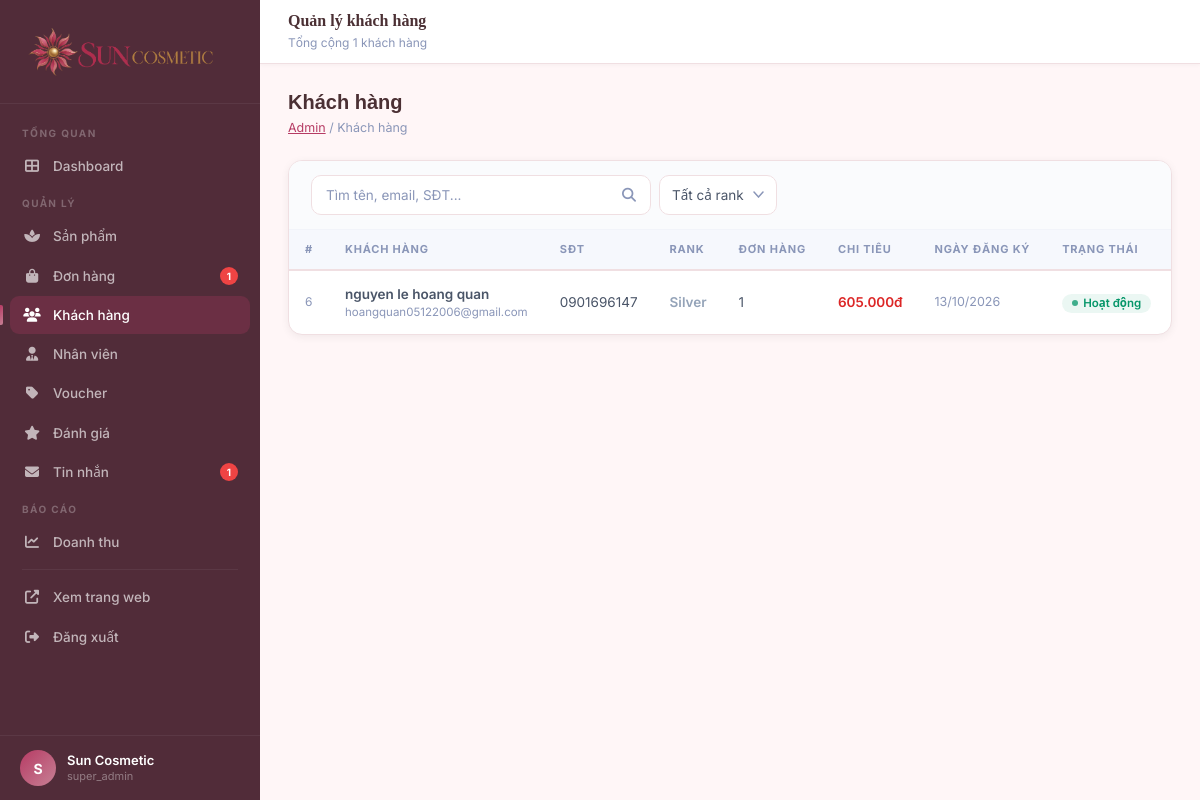
Screenshot of /admin/customers (signed in) with the database file from the repository.
### tables this page shows
CREATE TABLE `nguoi_dung` (
  `id` int(11) NOT NULL AUTO_INCREMENT,
  `ho_ten` varchar(100) NOT NULL,
  `thu_dien_tu` varchar(100) NOT NULL,
  `mat_khau` varchar(255) DEFAULT NULL,
  `so_dien_thoai` varchar(20) DEFAULT NULL,
  `anh_dai_dien` varchar(255) DEFAULT NULL,
  `ngay_sinh` date DEFAULT NULL,
  `gioi_tinh` enum('male','female','other') DEFAULT NULL,
  `dia_chi` text DEFAULT NULL,
  `hang` enum('silver','gold','diamond') DEFAULT 'silver',
  `tong_chi_tieu` decimal(15,2) DEFAULT 0.00,
  `tong_don_hang` int(11) DEFAULT 0,
  `id_google` varchar(100) DEFAULT NULL,
  `ma_dat_lai` varchar(100) DEFAULT NULL,
  `han_dat_lai` datetime DEFAULT NULL,
  `trang_thai` enum('active','blocked') DEFAULT 'active',
  `ngay_tao` timestamp NOT NULL DEFAULT current_timestamp(),
  `ngay_cap_nhat` timestamp NOT NULL DEFAULT current_timestamp() ON UPDATE current_timestamp(),
  PRIMARY KEY (`id`),
  UNIQUE KEY `thu_dien_tu` (`thu_dien_tu`),
  KEY `idx_thu_dien_tu` (`thu_dien_tu`),
  KEY `idx_google` (`id_google`)
);

### controllers/DieuKhienQuanTri.php (called while the page is built, shortened)
<?php
class DieuKhienQuanTri {
    public function customers() {
        require_once ROOT_PATH . '/models/NguoiDung.php';
        $nguoiDungModel = new NguoiDung();
        $search  = trim($_GET['search'] ?? '');
        $rank    = trim($_GET['rank']   ?? '');
        $customers = $nguoiDungModel->adminGetAll($search, $rank);
        require_once ROOT_PATH . '/views/quan_tri/khach_hang.php';
    }
}

### config/co_so_du_lieu.php (called while the page is built, shortened)
<?php
class Database
{
    private static $instance = null;
    private $pdo;
    private function __construct()
    {
        $dsn = "mysql:host=" . DB_HOST . ";dbname=" . DB_NAME . ";charset=" . DB_CHARSET;
        $options = [
            PDO::ATTR_ERRMODE => PDO::ERRMODE_EXCEPTION,
            PDO::ATTR_DEFAULT_FETCH_MODE => PDO::FETCH_ASSOC,
            PDO::ATTR_EMULATE_PREPARES => false,
        ];
        try {
            $this->pdo = new PDO($dsn, DB_USER, DB_PASS, $options);
        } catch (PDOException $e) {
            if (DEBUG) {
                die("Database connection failed: " . $e->getMessage());
            } else {
                die("Database connection failed.");
            }
        }
    }
    public static function getInstance()
    {
        if (self::$instance === null) {
            self::$instance = new self();
        }
        return self::$instance;
    }
    public function query($sql, $params = [])
    {
        $stmt = $this->pdo->prepare($sql);
        $stmt->execute($params);
        return $stmt;
    }
    public function fetchAll($sql, $params = [])
    {
        return $this->query($sql, $params)->fetchAll();
    }
}
function db()
{
    return Database::getInstance();
}

### models/NguoiDung.php (called while the page is built, shortened)
<?php
class NguoiDung {
    private $db;
    public function __construct() {
        $this->db = db();
    }
    public function adminGetAll($search = '', $filterRank = '') {
        $sql = "SELECT * FROM nguoi_dung WHERE 1=1";
        $params = [];
        $sql .= " ORDER BY ngay_tao DESC";
        return $this->db->fetchAll($sql, $params);
    }
}

### thu_vien/ham.php (called while the page is built, shortened)
<?php
function formatPrice($amount) {
    return number_format($amount, 0, ',', '.') . 'đ';
}

### views/quan_tri/khach_hang.php (the view, shortened to what this page needs)
<?php
$rankLabel = ['silver'=>'Silver','gold'=>'Gold','diamond'=>'Diamond'];
$rankColor = ['silver'=>'#94a3b8','gold'=>'#f59e0b','diamond'=>'#06b6d4'];
?>
<!DOCTYPE html>
<html lang="vi">
<head>
    <link href="https://cdn.jsdelivr.net/npm/bootstrap@5.3.0/dist/css/bootstrap.min.css" rel="stylesheet">
    <link href="https://cdnjs.cloudflare.com/ajax/libs/font-awesome/6.4.0/css/all.min.css" rel="stylesheet">
    <link rel="stylesheet" href="<?= ASSETS_URL ?>/css/admin.css">
<link rel="stylesheet" href="<?= ASSETS_URL ?>/css/sun-cosmetic.css?v=<?= filemtime(ROOT_PATH.'/assets/css/sun-cosmetic.css') ?>"></head>
<body>
<div class="admin-wrapper">
<?php include __DIR__ . '/_thanh_ben.php'; ?>
<div class="admin-main">
    <header class="admin-topbar">
        <div class="admin-topbar-title">
            <h5>Quản lý khách hàng</h5>
            <small>Tổng cộng <?= number_format(count($customers ?? [])) ?> khách hàng</small>
        </div>
    </header>
    <div class="admin-content">
        <div class="admin-page-header">
            <div>
                <h4 class="admin-page-title">Khách hàng</h4>
                <div class="admin-page-breadcrumb"><a href="<?= SITE_URL ?>/admin">Admin</a> / Khách hàng</div>
            </div>
        </div>
        <div class="admin-card">
            <div class="admin-toolbar">
                <form method="GET" class="d-flex gap-2 flex-wrap" style="flex:1;">
                    <div class="admin-search-wrap">
                        <input type="text" name="search" placeholder="Tìm tên, email, SĐT..."
                               value="<?= htmlspecialchars($_GET['search'] ?? '') ?>">
                        <button type="submit"><i class="fas fa-search"></i></button>
                    </div>
                    <select name="rank" class="admin-select" onchange="this.form.submit()">
                        <option value="">Tất cả rank</option>
                    </select>
                </form>
            </div>
            <div class="admin-table-wrap">
                <table class="admin-table">
                    <thead><tr>
                        <th>#</th><th>Khách hàng</th><th>SĐT</th><th>Rank</th>
                        <th>Đơn hàng</th><th>Chi tiêu</th><th>Ngày đăng ký</th><th>Trạng thái</th><th>Thao tác</th>
                    </tr></thead>
                    <tbody>
                    <?php if (!empty($customers)): foreach ($customers as $c): ?>
                    <tr>
                        <td style="color:#8a96b8;font-size:12px;"><?= $c['id'] ?></td>
                        <td>
                            <div style="font-weight:600;"><?= htmlspecialchars($c['ho_ten']) ?></div>
                            <div style="font-size:11.5px;color:#8a96b8;"><?= htmlspecialchars($c['thu_dien_tu']) ?></div>
                        </td>
                        <td><?= htmlspecialchars($c['so_dien_thoai'] ?? '—') ?></td>
                        <td>
                            <span style="color:<?= $rankColor[$c['hang']] ?? '#94a3b8' ?>;font-weight:600;">
                                <?= $rankLabel[$c['hang']] ?? $c['hang'] ?>
                            </span>
                        </td>
                        <td><?= number_format($c['tong_don_hang']) ?></td>
                        <td style="font-weight:600;color:#dc2626;"><?= formatPrice($c['tong_chi_tieu']) ?></td>
                        <td style="font-size:12.5px;color:#8a96b8;"><?= date('d/m/Y', strtotime($c['ngay_tao'])) ?></td>
                        <td>
                            <span class="badge-status <?= $c['trang_thai'] ?>">
                                <?= $c['trang_thai'] === 'active' ? 'Hoạt động' : 'Bị khóa' ?>
                            </span>
                        </td>
                        <td>
                        </td>
                    </tr>
                    <?php endforeach; endif; ?>
                    </tbody>
                </table>
            </div>
        </div>
    </div>
</div>
</div>
</body></html>

### assets/css/admin.css (style rules this page uses)
:root { --adm-sidebar-w: 260px; --adm-sidebar-bg: #111827; --adm-header-h: 64px; --adm-content-bg: #f0f4fb; --adm-card-bg: #ffffff; --adm-border: #e5eaf4; --adm-text: #1e2a3b; --adm-text-2: #4a5568; --adm-text-muted: #8a96b8; --adm-primary: #b63b64; --adm-primary-lt: rgba(182,59,100,.1); --adm-green: #059669; --adm-amber: #d97706; --adm-red: #dc2626; --adm-purple: #7c3aed; --adm-radius: 14px; --adm-shadow-sm: 0 2px 8px rgba(0,0,0,.06); --adm-shadow-md: 0 4px 18px rgba(0,0,0,.09); --adm-shadow-lg: 0 12px 40px rgba(0,0,0,.13); }
.admin-wrapper *, .admin-wrapper *::before, .admin-wrapper *::after { box-sizing: border-box; }
.admin-wrapper { display: flex; min-height: 100vh; background: var(--adm-content-bg); font-family: 'Inter', system-ui, -apple-system, sans-serif; font-size: 14px; color: var(--adm-text); }
.admin-main { margin-left: var(--adm-sidebar-w); flex: 1; min-width: 0; max-width: calc(100% - var(--adm-sidebar-w)); display: flex; flex-direction: column; min-height: 100vh; }
.admin-topbar { background: #fff; height: var(--adm-header-h); border-bottom: 1px solid var(--adm-border); position: sticky; top: 0; z-index: 100; display: flex; align-items: center; padding: 0 28px; gap: 16px; box-shadow: 0 1px 4px rgba(0,0,0,.04); flex-shrink: 0; }
.admin-topbar-title { flex: 1; }
.admin-topbar-title h5 { font-size: 16px; font-weight: 700; color: var(--adm-text); margin: 0; line-height: 1.2; }
.admin-topbar-title small { font-size: 12px; color: var(--adm-text-muted); }
.admin-content { padding: 26px 28px; flex: 1; }
.admin-page-header { display: flex; justify-content: space-between; align-items: flex-start; margin-bottom: 22px; flex-wrap: wrap; gap: 14px; }
.admin-page-title { font-size: 20px; font-weight: 700; color: var(--adm-text); margin: 0; }
.admin-page-breadcrumb { font-size: 12.5px; color: var(--adm-text-muted); margin-top: 5px; }
.admin-page-breadcrumb a { color: var(--adm-primary); }
.admin-card { background: var(--adm-card-bg); border-radius: var(--adm-radius); border: 1px solid var(--adm-border); box-shadow: var(--adm-shadow-sm); overflow: hidden; margin-bottom: 22px; }
.admin-table-wrap { overflow-x: auto; }
.admin-table { width: 100%; border-collapse: collapse; }
.admin-table thead tr { background: #f6f8fd; border-bottom: 2px solid var(--adm-border); }
.admin-table th { padding: 11px 16px; font-size: 11px; font-weight: 700; text-transform: uppercase; letter-spacing: .8px; color: var(--adm-text-muted); white-space: nowrap; }
.admin-table td { padding: 13px 16px; font-size: 13.5px; color: var(--adm-text-2); border-bottom: 1px solid #f2f4fa; vertical-align: middle; }
.admin-table tbody tr:last-child td { border-bottom: none; }
.badge-status { display: inline-flex; align-items: center; gap: 5px; padding: 4px 10px; border-radius: 20px; font-size: 11.5px; font-weight: 600; white-space: nowrap; line-height: 1; }
.badge-status::before { content: ''; width: 6px; height: 6px; border-radius: 50%; background: currentColor; opacity: .75; }
.badge-status.active, .badge-status.completed { background: rgba(5,150,105,.08); color: #059669; }
.admin-toolbar { display: flex; align-items: center; gap: 10px; flex-wrap: wrap; padding: 14px 22px; border-bottom: 1px solid #f2f4fa; background: #fafbfd; }
.admin-search-wrap { display: flex; background: #fff; border: 1.5px solid var(--adm-border); border-radius: 10px; overflow: hidden; flex: 1; max-width: 340px; }
.admin-search-wrap input { flex: 1; border: none; background: transparent; padding: 9px 14px; font-size: 13.5px; color: var(--adm-text); outline: none; }
.admin-search-wrap input::placeholder { color: var(--adm-text-muted); }
.admin-search-wrap button { background: transparent; border: none; padding: 0 14px; color: var(--adm-text-muted); cursor: pointer; transition: color .2s; }
.admin-select { border: 1.5px solid var(--adm-border); background: #fff; color: var(--adm-text-2); padding: 9px 32px 9px 12px; border-radius: 10px; font-size: 13.5px; outline: none; cursor: pointer; appearance: none; background-repeat: no-repeat; background-position: right 12px center; transition: border-color .2s; font-family: inherit; }

### rows the page displays
nguoi_dung: id "6", ho_ten "nguyen le hoang quan", thu_dien_tu "hoangquan05122006@gmail.com", so_dien_thoai "0901696147", hang "Silver", tong_don_hang "1", tong_chi_tieu "605.000đ", ngay_tao "13/10/2026", trang_thai "Hoạt động"

### other values shown
$pendingOrders "1"
$newContactCount "1"
mb_strtoupper(mb_substr($admin['ho_ten'], 0, 1, 'UTF-8'), 'UTF-8') "S"
$admin['ho_ten'] "Sun Cosmetic"
$admin['vai_tro'] "super_admin"
count($customers ?? []) "1"
